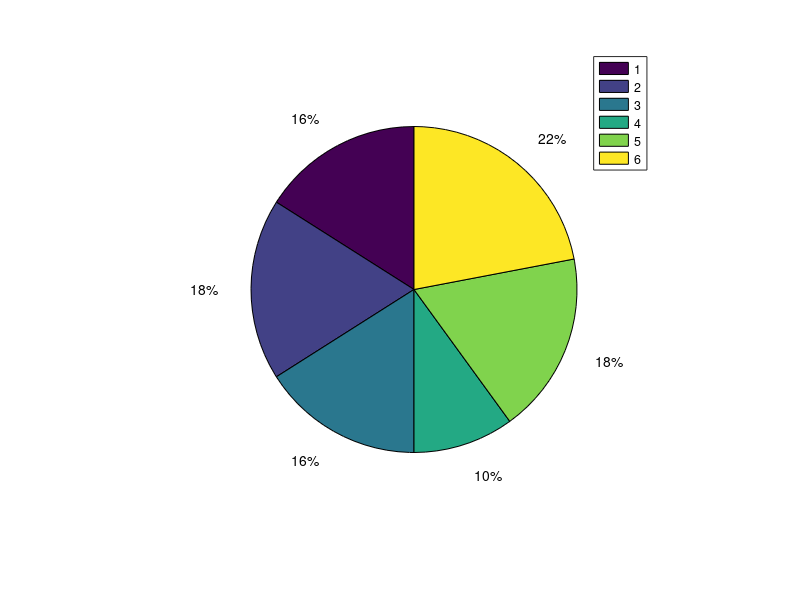

MATLAB code for this plot:
% Heitetään 50:ntä noppaa kerralla
heitot = randi(6,1,50);

% Alustetaan tyhjä taulukko esiintymiskertojen laskemista varten
kerrat = zeros(1,6);

% Lasketaan heittojen esiintymiskerrat
for n = 1:50
	  kerrat(heitot(n))=kerrat(heitot(n))+heitot(n);
end

for n = 1:6
	  kerrat(n)=kerrat(n)/n;
end
figure(1); pie(kerrat); labels = {'1', '2', '3', '4', '5', '6'} 
legend(labels);
